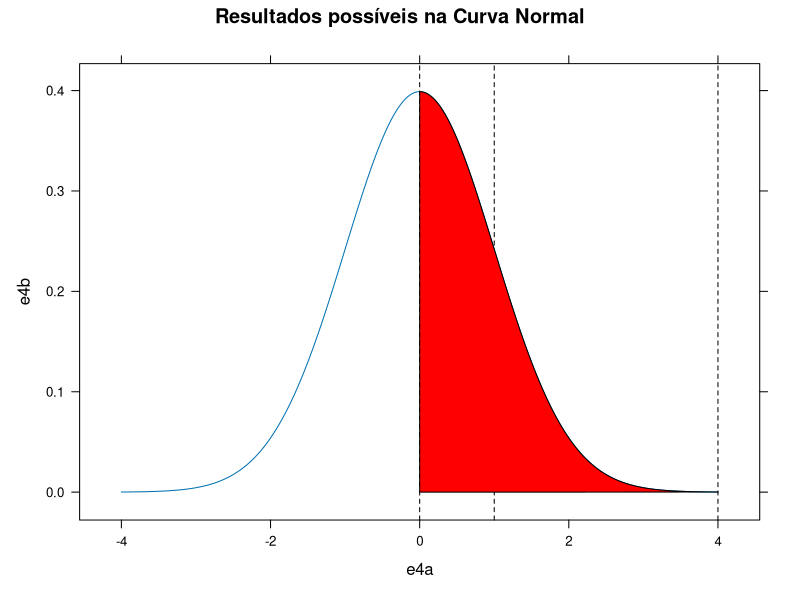
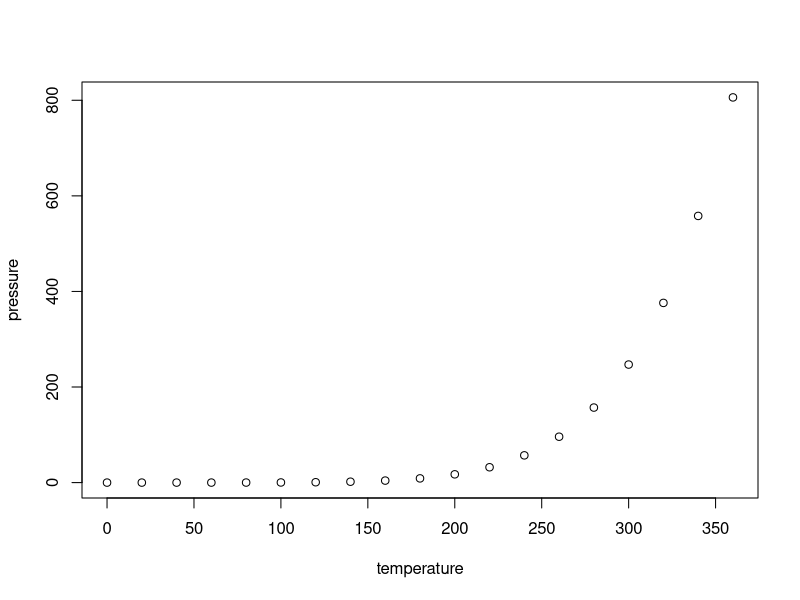

Reproduce these figures in R, in order.
## ---- chunk 1
knitr::opts_chunk$set(echo = TRUE)
## ---- chunk 2
p<- 0.312   
q<- 1 - p
q
## ---- chunk 3
Z<- 1.96
e<- 0.05
n<- (Z^2*p*q)/e^2
n ## tamanho da amostra
## ---- chunk 4
N<- 9390
Z<- 1.96
e<- 0.05   
p<- 0.5
q<- 0.5
n<- ( Z^2*p*q*N)/(e^2*(N-1)+Z^2*p*q)
n ## tamanho da amostra

## ---- chunk 5
library(lattice)

e4a <- seq(-4, 4, length = 10000)   # Data to set up out normal
e4b <- dnorm(e4a, 0, 1)

xyplot(e4b ~ e4a,                   # Lattice xyplot
       type = "l",
       main = "Resultados possíveis na Curva Normal",
       panel = function(x,y, ...){
         panel.xyplot(x,y, ...)
         panel.abline( v = c(0, 1, 4), lty = 2)  #set z and lines
         
         xx <- c(0, x[x>=0 & x<=4], 1.5)         #Color area
         yy <- c(0, y[x>=0 & x<=4], 0) 
         panel.polygon(xx,yy, ..., col='red')
       })
## ---- chunk 6
summary(cars)
## ---- chunk 7
plot(pressure)
